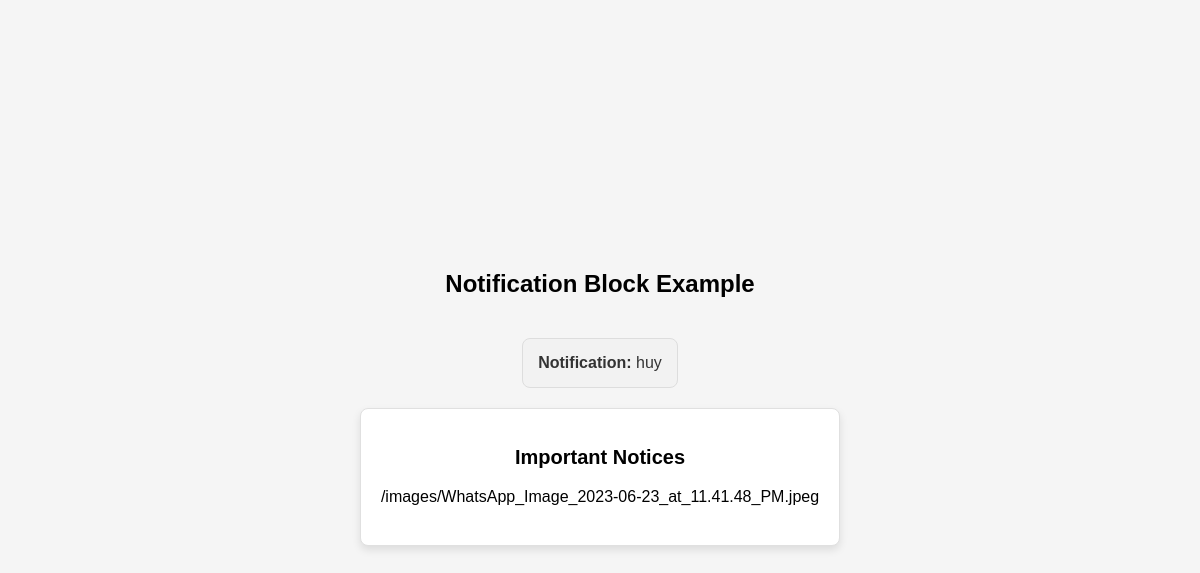
Screenshot of /notify/ with the database file from the repository.
### base/models.py (models this page shows)
class Notification(models.Model):
    image = models.ImageField(blank=True)
    data = models.TextField(blank=True)

### base/views.py (the view)
# urls.py: path('notify/',views.notify,name="not"),
def notify(request):
    notes = Notification.objects.all()
    context = {'notes':notes}
    return render(request,'base/notification.html' ,context)

### base/templates/base/notification.html (shortened to what this page needs)
<!DOCTYPE html>
<html>
<head>
</head>
<body>
    <h1>Notification Block Example</h1>
    <div class="notification">
        <strong>Notification:</strong> {%for note in notes%}
        {{note.data}}
        {%endfor%}
    </div>
    <div class="important-card">
        <h2>Important Notices</h2>
        <p>{%for n in notes%}
            {{n.image.url}}
            {%endfor%}
        </p>
    </div>
</body>
</html>

### base/templates/base/notification.html (style rules this page uses)
.notification { background-color: #f2f2f2; color: #333; padding: 15px; border: 1px solid #ddd; border-radius: 8px; margin: 20px; font-size: 16px; }
.important-card { background-color: #fff; padding: 20px; border: 1px solid #e0e0e0; border-radius: 8px; text-align: center; box-shadow: 0 4px 8px rgba(0, 0, 0, 0.1); }
body { font-family: Arial, sans-serif; display: flex; flex-direction: column; align-items: center; justify-content: center; min-height: 100vh; margin: 0; background-color: #f5f5f5; }
h1 { font-size: 24px; margin-bottom: 20px; }
h2 { font-size: 20px; margin-bottom: 10px; }
p { font-size: 16px; line-height: 1.5; }

### rows the page displays
Notification: data "huy", image "/images/WhatsApp_Image_2023-06-23_at_11.41.48_PM.jpeg"
